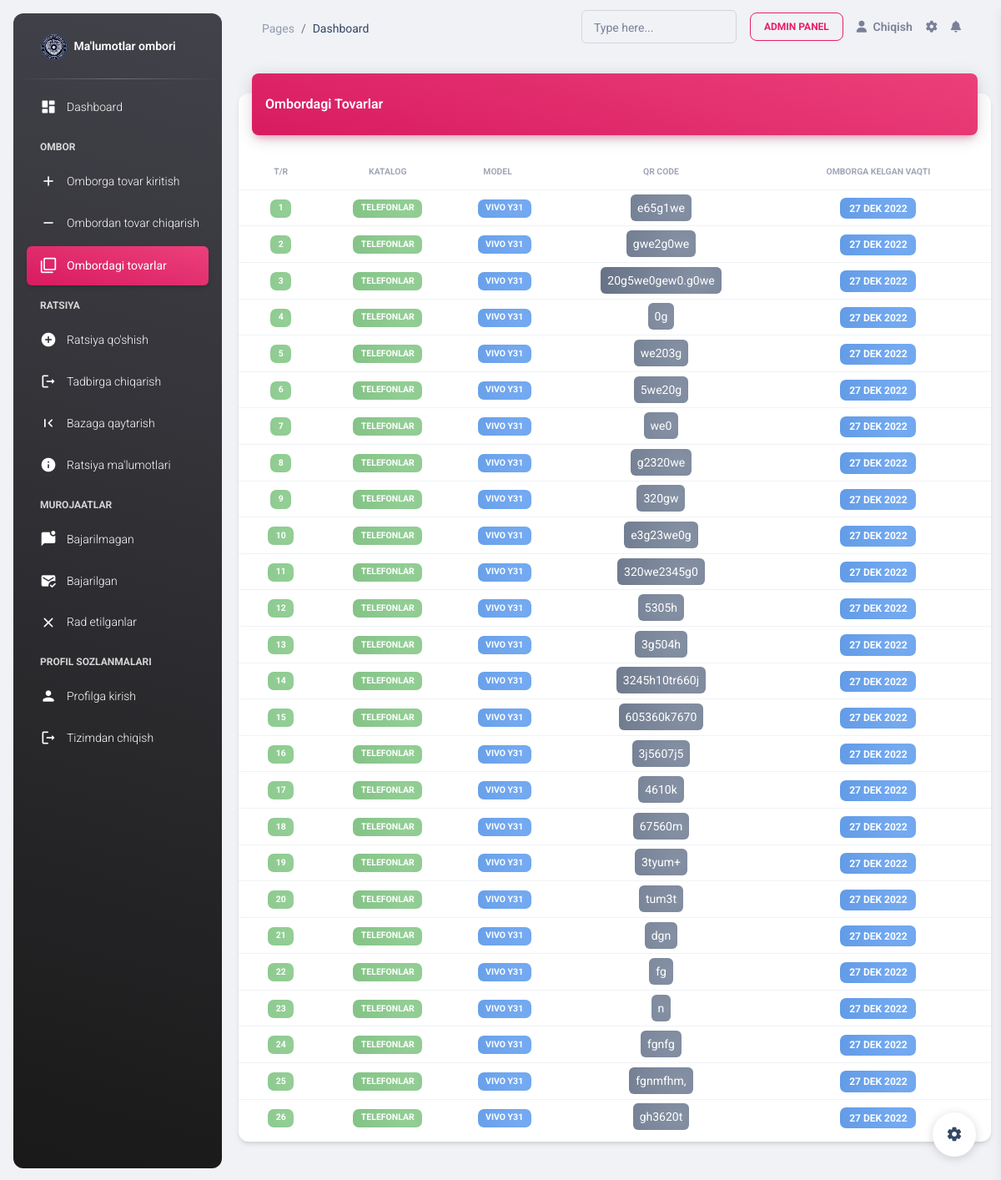
/depot/ (signed in), run on an earlier commit of the app's database.
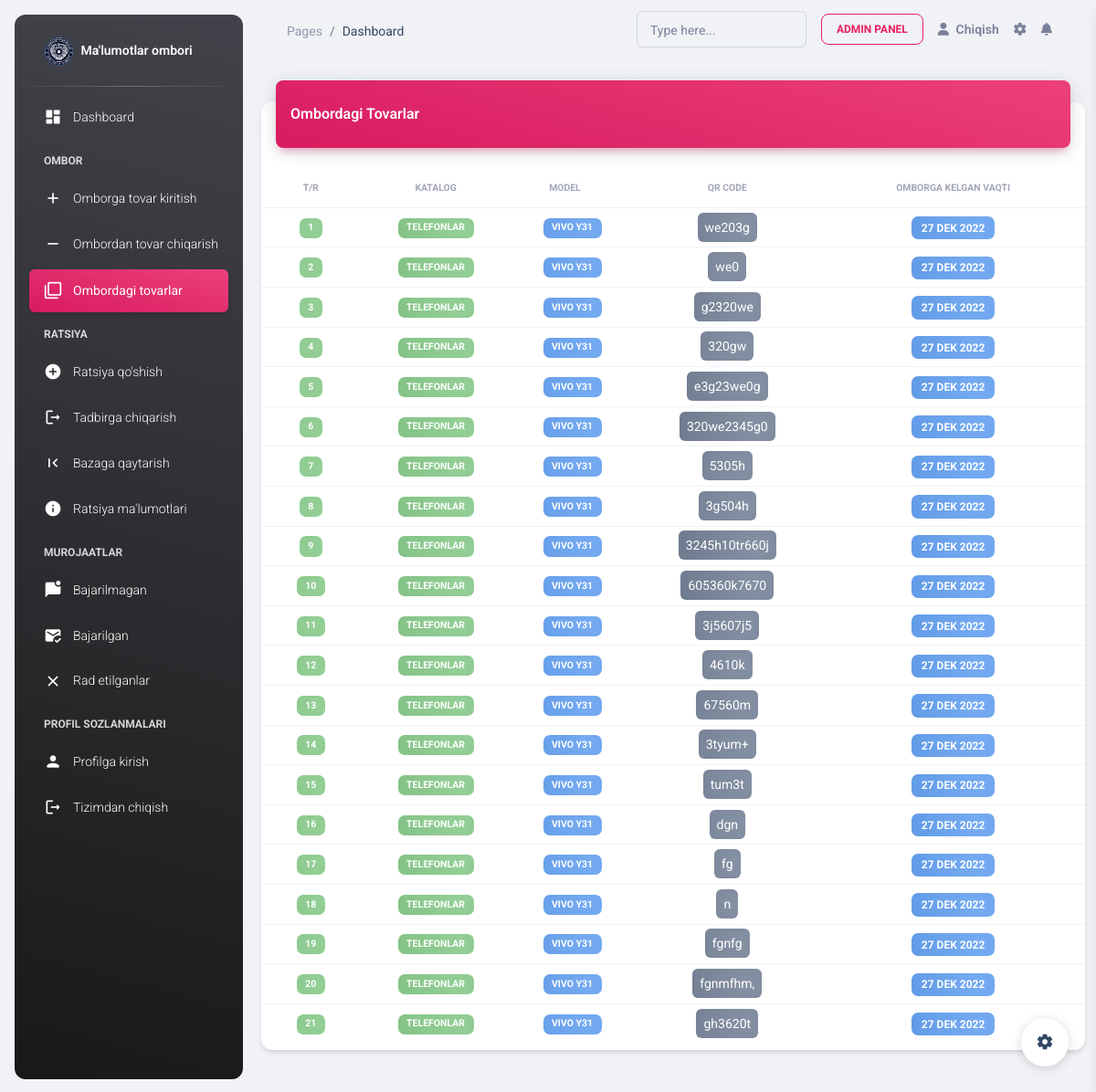
And on a later commit of the database.
### warehouse/models.py (models this page shows, shortened)
class Depot(models.Model):
    reason = models.ForeignKey(Reason, on_delete=models.CASCADE, null=True, blank=True)
    model = models.ForeignKey(ModelProduct, on_delete=models.CASCADE, blank=False)
    qr_code = models.CharField(max_length=250)
    came_date = models.DateTimeField(auto_created=True)
    came_out_date = models.DateField(null=True, blank=True)

class ModelProduct(models.Model):
    catalog = models.ForeignKey(Catalog, on_delete=models.CASCADE)
    name = models.CharField(max_length=250)
    def __str__(self):
        return self.name

class Catalog(models.Model):
    name = models.CharField(max_length=250)
    def __str__(self):
        return self.name

### warehouse/views.py (the view)
# urls.py: path('depot/', ListDepot.as_view(), name='list_depot'),
class ListDepot(LoginRequiredMixin, ListView):
    model = Depot
    template_name = 'listdepot.html'
    context_object_name = 'depots'
    def get_context_data(self, **kwargs):
        data = super().get_context_data(**kwargs)
        data['depots'] = Depot.objects.all().filter(reason=None)
        return data

### templates/listdepot.html (shortened to what the changed rows need)
{% extends 'base.html' %}
{% block content %}
    {% load static %}
    <body class="g-sidenav-show  bg-gray-200">
    <main class="main-content position-relative max-height-vh-100 h-100 border-radius-lg ">
        <div class="container-fluid py-4">
            <div class="row">
                <div class="col-12">
                    <div class="card my-4">
                        <div class="card-body px-0 pb-2">
                            <div class="table-responsive p-0">
                                <table class="table align-items-center mb-0">
                                    <thead>
                                    <tr>
                                        <th class="text-center text-uppercase text-secondary text-xxs font-weight-bolder opacity-7">
                                            T/R
                                        </th>
                                        <th class="text-center text-uppercase text-secondary text-xxs font-weight-bolder opacity-7">
                                            Katalog
                                        </th>
                                        <th class="text-center text-uppercase text-secondary text-xxs font-weight-bolder opacity-7 ps-2">
                                            Model
                                        </th>
                                        <th class="text-center text-uppercase text-secondary text-xxs font-weight-bolder opacity-7">
                                            Qr code
                                        </th>
                                        <th class="text-center text-uppercase text-secondary text-xxs font-weight-bolder opacity-7">
                                            Omborga kelgan vaqti
                                        </th>
                                    </tr>
                                    </thead>
                                    <tbody>
                                    {% for depot in depots %}
                                        <tr>
                                            <td class="align-middle text-center text-sm">
                                                <span class="badge badge-sm bg-gradient-faded-success">{{ forloop.counter }}</span>
                                            </td>
                                            <td class="align-middle text-center text-sm">
                                                <span class="badge badge-sm bg-gradient-faded-success">{{ depot.model.catalog }}</span>
                                            </td>
                                            <td class=" text-center text-sm">
                                                <span class="badge badge-sm bg-gradient-faded-info">{{ depot.model }}</span>
                                            </td>
                                            <td class="align-middle text-center text-sm">
                                                <span class="p-2 rounded text-white badge-sm bg-gradient-faded-dark">{{ depot.qr_code }}</span>
                                            </td>
                                            <td class="align-middle text-center">
                                                <span class="badge badge-sm bg-gradient-faded-info">{{ depot.came_date |date:"d M Y"}}</span>
                                            </td>
                                        </tr>
                                    {% endfor %}
                                    </tbody>
                                </table>
                            </div>
                        </div>
                    </div>
                </div>
            </div>
        </div>
    </main>
    </body>
{% endblock content %}

What changed in the data, as far as the page shows it:
no longer on this page (row edited): Depot: model.catalog "TELEFONLAR", model "VIVO Y31", qr_code "e65g1we", came_date "27 DEK 2022"
no longer on this page (row edited): Depot: model.catalog "TELEFONLAR", model "VIVO Y31", qr_code "gwe2g0we", came_date "27 DEK 2022"
no longer on this page (row edited): Depot: model.catalog "TELEFONLAR", model "VIVO Y31", qr_code "20g5we0gew0.g0we", came_date "27 DEK 2022"
no longer on this page (row edited): Depot: model.catalog "TELEFONLAR", model "VIVO Y31", qr_code "0g", came_date "27 DEK 2022"
no longer on this page (row edited): Depot: model.catalog "TELEFONLAR", model "VIVO Y31", qr_code "5we20g", came_date "27 DEK 2022"
